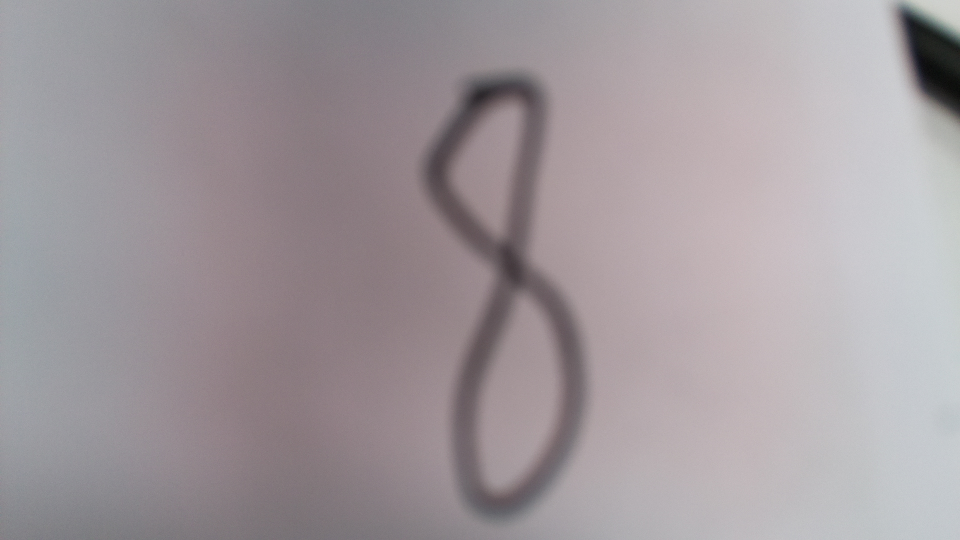
#> input picture hand.jpg, 1920 x 1080 px (shown at 1/2 size)
$ python pra.py
#> lines starting #> are read from the running program, lines starting #| are printed output that depends on the picture; after the words box and inside, x2 and y2 are one past the last pixel; in counts of white or black regions, pixels touching at a corner belong together
import cv2
img = cv2.imread('./hand.jpg')
#> img is the input picture: shape (1080, 1920, 3); mean B, G, R 157.6, 153.4, 161.5
gray = cv2.cvtColor(img, cv2.COLOR_BGR2GRAY)
gray_resize = cv2.resize(gray, (20, 20))
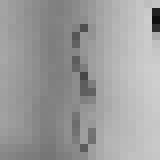
#> gray_resize: shape (20, 20) (shown 8 times larger); min 14, max 206, mean 156.8
cv2.imshow('Image', gray_resize)
cv2.waitKey(0)
cv2.imshow('Image', ~gray_resize)
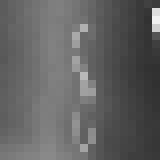
#> window 'Image': shape (20, 20) (shown 8 times larger); min 49, max 241, mean 98.2
cv2.waitKey(0)


th, frame = cv2.threshold(gray_resize, 0, 255, cv2.THRESH_BINARY +cv2.THRESH_OTSU)
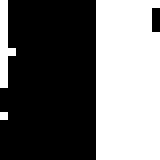
#> frame: shape (20, 20) (shown 8 times larger); 42.5% white; 3 white regions (2 under 20 px), largest, box (x1, y1, x2, y2) and area: (12, 0, 20, 20) 157
#> th = 160

K = cv2.getStructuringElement(cv2.MORPH_RECT,(5,5))
frame = cv2.morphologyEx(frame, cv2.MORPH_OPEN, K)
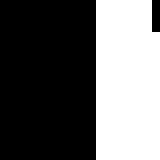
#> frame: shape (20, 20) (shown 8 times larger); 39% white; 1 white region, box (x1, y1, x2, y2) and area: (12, 0, 20, 20) 156
frame = cv2.morphologyEx(frame, cv2.MORPH_CLOSE, K)
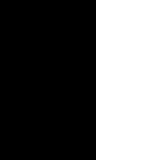
#> frame: shape (20, 20) (shown 8 times larger); 40% white; 1 white region, box (x1, y1, x2, y2) and area: (12, 0, 20, 20) 160

cv2.imshow('Image', frame)
cv2.waitKey(0)

$ run again, with image.jpg copied over hand.jpg
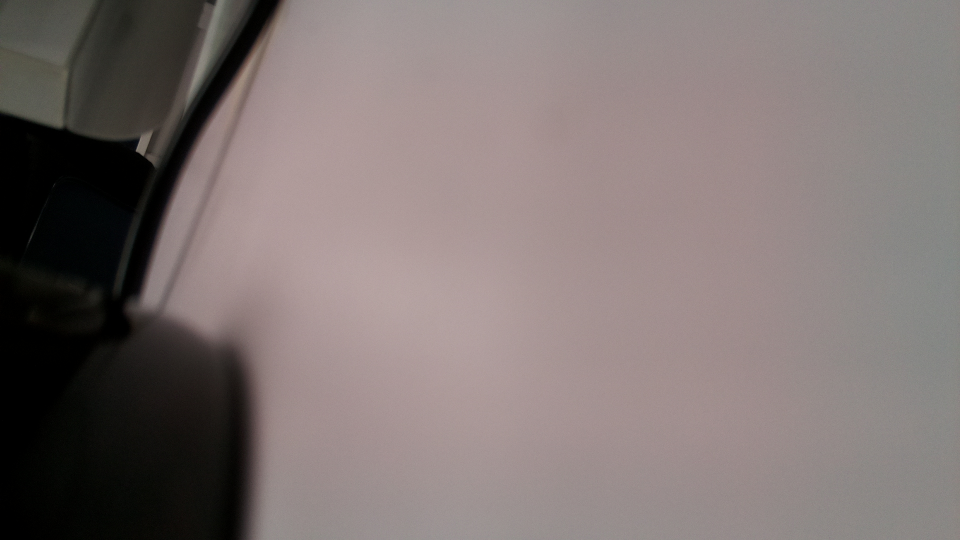
#> input picture image.jpg, 1920 x 1080 px (shown at 1/2 size)
#> img is the input picture: shape (1080, 1920, 3); mean B, G, R 114.4, 115.8, 126.7
#> `th, frame = cv2.threshold(gray_resize, 0, 255, cv2.THRESH_BINARY +cv2...`:
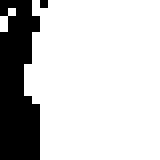
#> frame: shape (20, 20) (shown 8 times larger); 79.2% white; 2 black regions (1 under 20 px), largest, box (x1, y1, x2, y2) and area: (0, 0, 5, 20) 82
#> th = 82
#> `frame = cv2.morphologyEx(frame, cv2.MORPH_CLOSE, K)`:
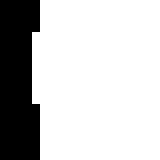
#> frame: shape (20, 20) (shown 8 times larger); 77.2% white; 1 black region, box (x1, y1, x2, y2) and area: (0, 0, 5, 20) 91

$ run again, with image1.jpg copied over hand.jpg
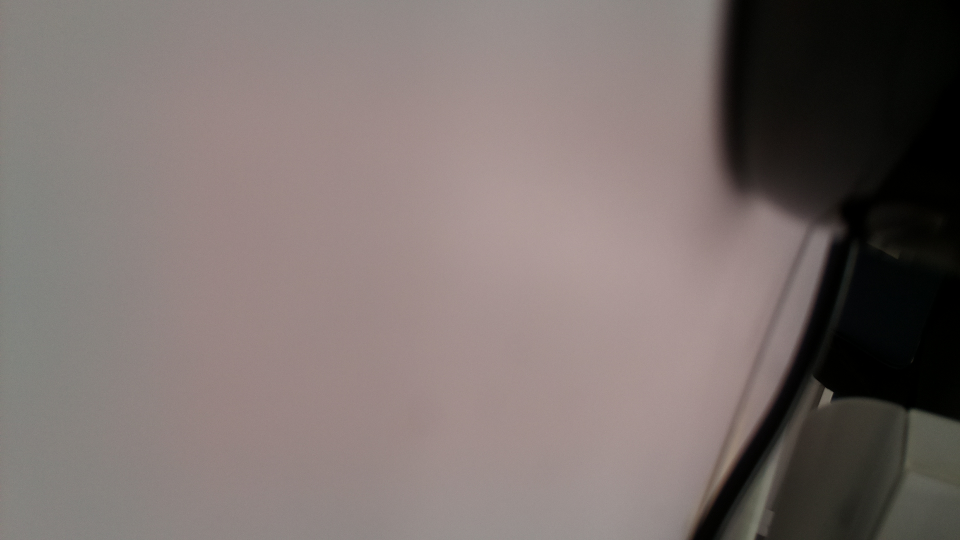
#> input picture image1.jpg, 1920 x 1080 px (shown at 1/2 size)
#> img is the input picture: shape (1080, 1920, 3); mean B, G, R 110, 112.7, 123.8
#> `th, frame = cv2.threshold(gray_resize, 0, 255, cv2.THRESH_BINARY +cv2...`:
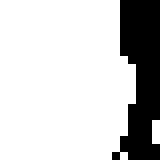
#> frame: shape (20, 20) (shown 8 times larger); 79.5% white; 1 black region, box (x1, y1, x2, y2) and area: (14, 0, 20, 20) 82
#> th = 79
#> `frame = cv2.morphologyEx(frame, cv2.MORPH_CLOSE, K)`:
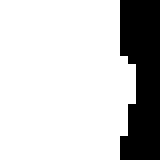
#> frame: shape (20, 20) (shown 8 times larger); 78.8% white; 1 black region, box (x1, y1, x2, y2) and area: (15, 0, 20, 20) 85
